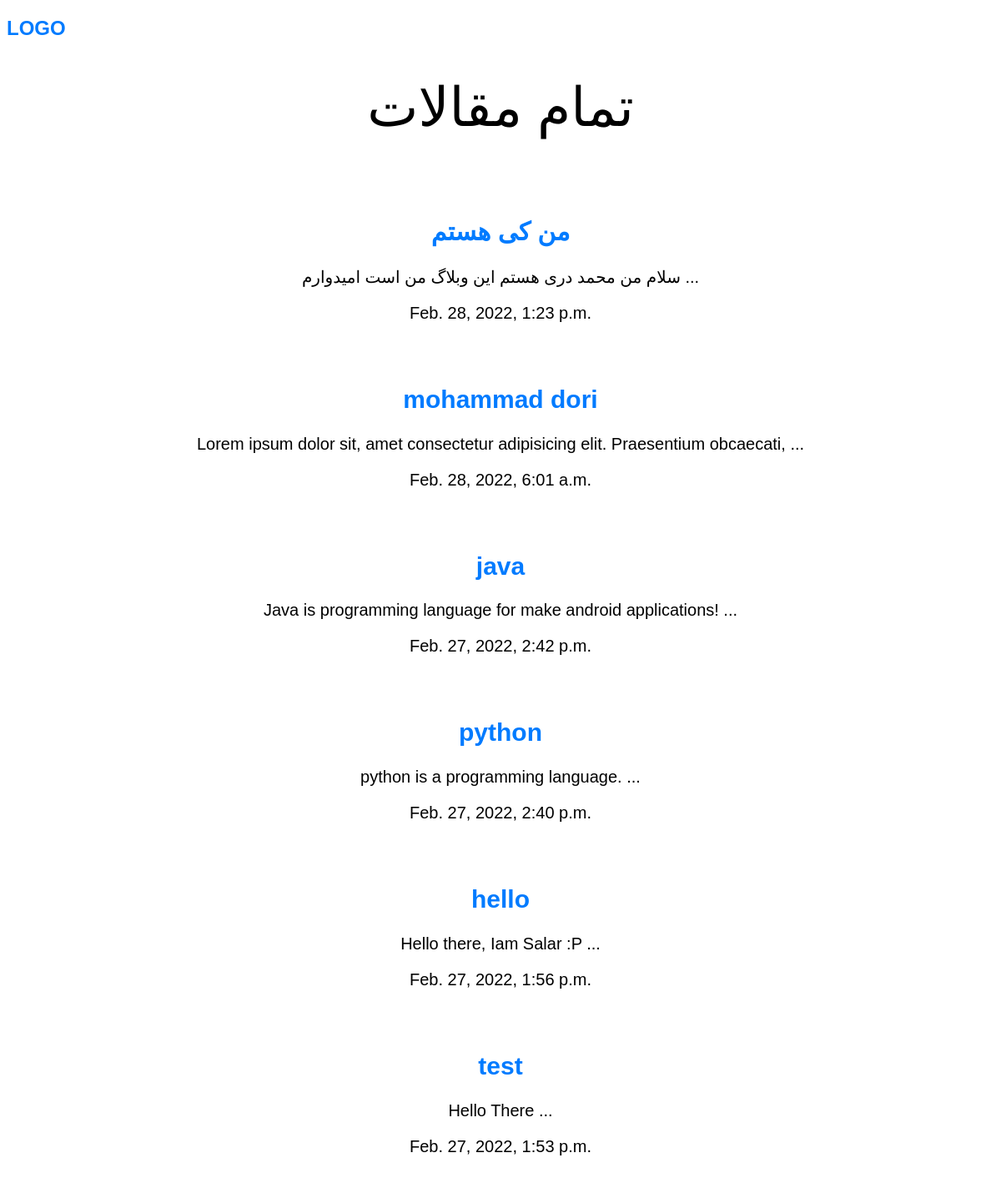
The page /articles/ on the database as committed earlier.
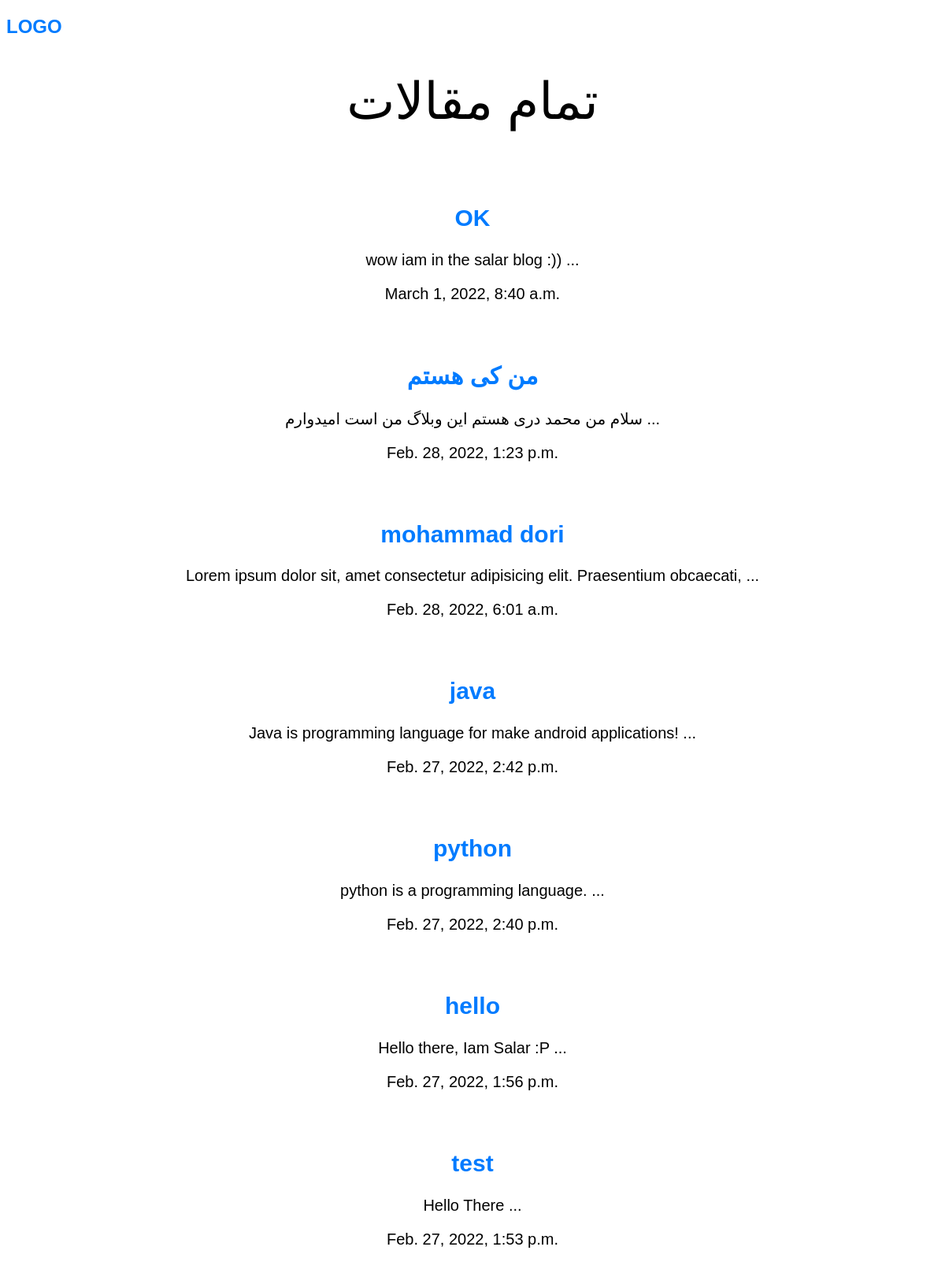
The same page on the database as committed later.
### articles/models.py (models this page shows, shortened)
class Article(models.Model):
    title: str = models.CharField(max_length=256)
    slug = models.SlugField()
    body: str = models.TextField()
    date = models.DateTimeField(auto_now_add=True)
    image = models.ImageField(default='default.png', blank=True)
    def snippet(self):
        return " ".join(self.body[:80].split()[:10]) + " ..."

### articles/views.py (the view)
# urls.py: path("", views.articles_list, name="list"),
def articles_list(request):
    articles = models.Article.objects.all().order_by("-date")[:20]
    args = {
        "articles": articles
    }
    return render(request, "articles/articles.html", args)

### articles/templates/articles/articles.html (shortened to what this page needs)
{% extends 'base.html' %}
{% block content %}
<h1 class="title">تمام مقالات</h1>
{% for article in articles %}
<div class="articles">
  <h2>
    <a href="{% url 'articles:detail' slug=article.slug %}">{{ article.title }}</a>
  </h2>
  <p>{{ article.snippet }}</p>
  <p>{{ article.date }}</p>
</div>
{% endfor %}
{% endblock %}

### templates/base.html (shortened to what this page needs)
{% load static %}
<!DOCTYPE html>
<html lang="en">
  <head>
    <link rel="stylesheet" href="{% static 'styles.css' %}" />
  </head>
  <body>
    <h2 class="logo">
      <a href="{% url 'articles:list' %}">LOGO</a>
    </h2>
    {% block content %}
    {% endblock %}
  </body>
</html>

### assets/styles.css (style rules this page uses)
body { background-color: white; color: black; text-align: center; justify-content: center; font-family: Arial, Helvetica, sans-serif; }
.title { font-weight: normal; font-size: 65px; padding-bottom: 50px; }
.articles { padding-bottom: 30px; font-size: 20px; }
a { color: #007bff; text-decoration: none; background-color: transparent; -webkit-text-decoration-skip: objects; }
.logo { justify-content: left; text-align: left; }

Rows that differ between the two databases and show on the page:
added Article: title "OK", snippet "wow iam in the salar blog :)) ...", date "March 1, 2022, 8:40 a.m."
